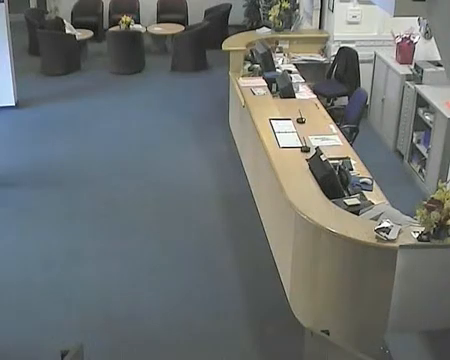
#> input picture frame 30 of kontur proje/canada.mp4, 450 x 360 px
$ python 'gozetımsız.py'
#> lines starting #> are read from the running program, lines starting #| are printed output that depends on the picture; after the words box and inside, x2 and y2 are one past the last pixel; in counts of white or black regions, pixels touching at a corner belong together
import cv2
import numpy as np
# Video dosyasını yükle
video_capture = cv2.VideoCapture('canada.mp4')

# Video çerçevelerini döngüye al
while True:
    # Bir sonraki kareyi yakalar.
    ret, frame = video_capture.read()
#> frame is the input picture: shape (360, 450, 3); mean B, G, R 111.8, 112.3, 107.2

    if not ret:
        break

    # Görüntüyü HSV renk uzayına dönüştürür.
    hsv_frame = cv2.cvtColor(frame, cv2.COLOR_BGR2HSV)
#> hsv_frame: shape (360, 450, 3); mean H, S, V 69.3, 38.2, 119.2

    # Kırmızı rengin aralığını tanımlar ton-doygunluk-değer
    lower_red = np.array([0, 50, 50])
    upper_red = np.array([10, 255, 255])

    # Kırmızı rengi tespit eder.HSV çerçevesindeki her pikseli kontrol eder
    mask = cv2.inRange(hsv_frame, lower_red, upper_red)
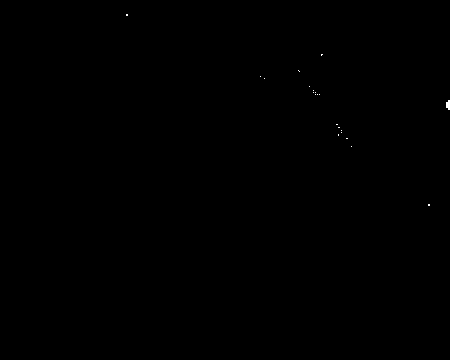
#> mask: shape (360, 450); 0.04% white; 21 white regions (20 under 20 px)

    # Konturları bulur.
    contours, _ = cv2.findContours(mask, cv2.RETR_EXTERNAL, cv2.CHAIN_APPROX_SIMPLE)
#> contours = 21 contours, 20 with area under 20; largest, box (x1, y1, x2, y2) and area: (446, 100, 450, 110) 20

    # Her bir konturu çizer.
    for contour in contours:
        area = cv2.contourArea(contour) #konturun alanını hesaplar.
        if area > 100:  # Minimum alanı belirtir.
            cv2.drawContours(frame, contour, -1, (0, 255, 0), 3)  # Konturu çizer.
#> this loop made 21 passes
#> area on pass 9: 20


    cv2.imshow('Video', frame)

    if cv2.waitKey(1) & 0xFF == ord('q'):
#> (key q is pressed here)
        break


video_capture.release()
cv2.destroyAllWindows()
